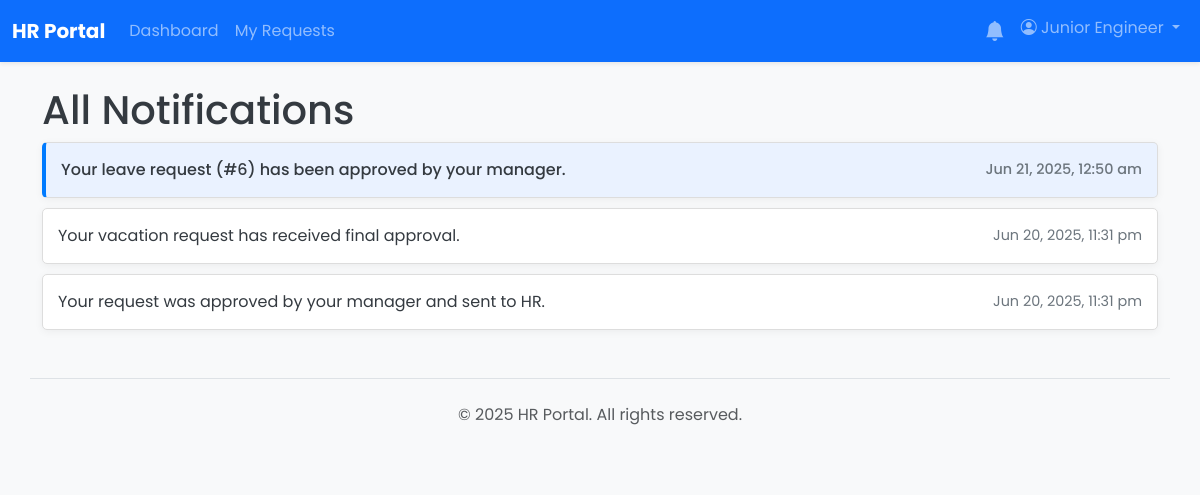
/notifications.php (signed in), run on an earlier commit of the app's database.
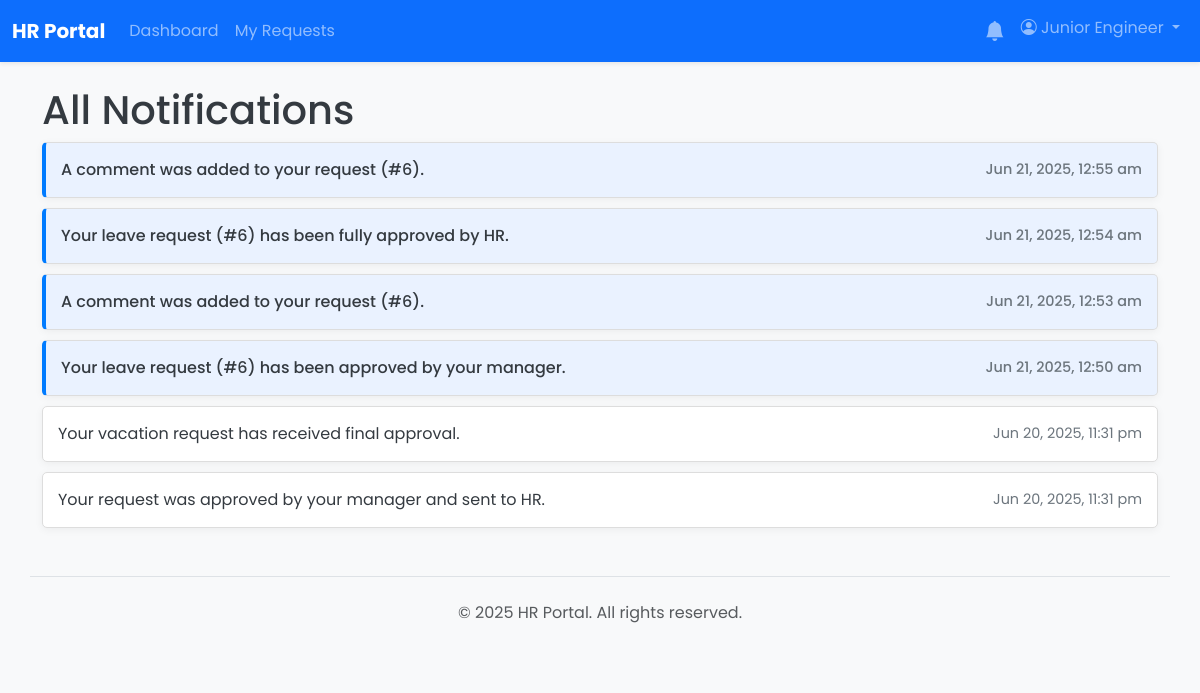
And on a later commit of the database.
### tables this page shows
CREATE TABLE `notifications` (
  `id` int(11) NOT NULL,
  `user_id` int(11) NOT NULL,
  `message` varchar(255) NOT NULL,
  `is_read` tinyint(1) NOT NULL DEFAULT 0,
  `request_id` int(11) DEFAULT NULL,
  `created_at` timestamp NOT NULL DEFAULT current_timestamp()
);

### notifications.php (the view, shortened to what this page needs)
<?php
require_once __DIR__ . '/app/core/database.php';
$user_id = get_current_user_id();
$stmt = $pdo->prepare("SELECT * FROM notifications WHERE user_id = ? ORDER BY created_at DESC");
$stmt->execute([$user_id]);
$notifications = $stmt->fetchAll();
include __DIR__ . '/app/templates/header.php';
?>
<h1>All Notifications</h1>
<ul class="notification-list-page">
    <?php if (empty($notifications)): ?>
        <li>You have no notifications.</li>
    <?php else: ?>
        <?php foreach ($notifications as $notif): ?>
            <li class="<?= $notif['is_read'] ? '' : 'unread' ?>">
                <a href="<?= $notif['request_id'] ? '/requests/view.php?id='.$notif['request_id'] : '#' ?>">
                    <?= htmlspecialchars($notif['message']) ?>
                </a>
                <span class="time"><?= date('M d, Y, g:i a', strtotime($notif['created_at'])) ?></span>
            </li>
        <?php endforeach; ?>
    <?php endif; ?>
</ul>
<?php include __DIR__ . '/app/templates/footer.php'; ?>

What changed in the data, as far as the page shows it:
added notifications: message "A comment was added to your request (#6).", created_at "Jun 21, 2025, 12:55 am"
added notifications: message "Your leave request (#6) has been fully approved by HR.", created_at "Jun 21, 2025, 12:54 am"
added notifications: message "A comment was added to your request (#6).", created_at "Jun 21, 2025, 12:53 am"
